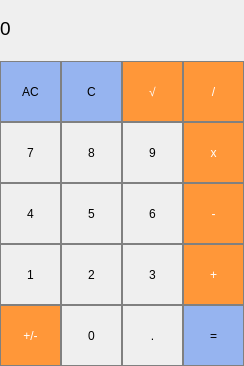
<?xml version="1.0" encoding="UTF-8"?>
<ui version="4.0">
 <class>CalcWindow</class>
 <widget class="QMainWindow" name="CalcWindow">
  <property name="geometry">
   <rect>
    <x>0</x>
    <y>0</y>
    <width>244</width>
    <height>366</height>
   </rect>
  </property>
  <property name="minimumSize">
   <size>
    <width>244</width>
    <height>366</height>
   </size>
  </property>
  <property name="maximumSize">
   <size>
    <width>244</width>
    <height>366</height>
   </size>
  </property>
  <property name="windowTitle">
   <string>CalcWindow</string>
  </property>
  <widget class="QWidget" name="centralwidget">
   <property name="sizePolicy">
    <sizepolicy hsizetype="Fixed" vsizetype="Fixed">
     <horstretch>0</horstretch>
     <verstretch>0</verstretch>
    </sizepolicy>
   </property>
   <property name="minimumSize">
    <size>
     <width>244</width>
     <height>366</height>
    </size>
   </property>
   <property name="maximumSize">
    <size>
     <width>244</width>
     <height>366</height>
    </size>
   </property>
   <widget class="QLabel" name="calc_result">
    <property name="geometry">
     <rect>
      <x>0</x>
      <y>-6</y>
      <width>244</width>
      <height>68</height>
     </rect>
    </property>
    <property name="font">
     <font>
      <pointsize>14</pointsize>
     </font>
    </property>
    <property name="styleSheet">
     <string notr="true">QLabel {
  qproperty-alignment: 'AlignVCenter | AlignRight';
  border: 1px solid gray;
}

background-color : white;</string>
    </property>
    <property name="text">
     <string>0</string>
    </property>
   </widget>
   <widget class="QPushButton" name="bt_AC">
    <property name="geometry">
     <rect>
      <x>0</x>
      <y>61</y>
      <width>61</width>
      <height>61</height>
     </rect>
    </property>
    <property name="styleSheet">
     <string notr="true">QPushButton {
  background-color: rgb(150,180, 240);
  border: 1px solid gray;
}
QPushButton:pressed {
    background-color: qlineargradient(x1: 0, y1: 0, x2: 0, y2: 1,
                                      stop: 0 #BEBEBE, stop: 1 #D7D7D7);
}</string>
    </property>
    <property name="text">
     <string>AC</string>
    </property>
    <property name="shortcut">
     <string>Del</string>
    </property>
   </widget>
   <widget class="QPushButton" name="bt_sqrt">
    <property name="geometry">
     <rect>
      <x>122</x>
      <y>61</y>
      <width>61</width>
      <height>61</height>
     </rect>
    </property>
    <property name="styleSheet">
     <string notr="true">QPushButton {
  background-color: rgb(255, 151, 57);
  color: white; 
  border: 1px solid gray;
}

QPushButton:pressed {
    background-color: qlineargradient(x1: 0, y1: 0, x2: 0, y2: 1,
                                      stop: 0 #FF7832, stop: 1 #FF9739);
}</string>
    </property>
    <property name="text">
     <string>√</string>
    </property>
   </widget>
   <widget class="QPushButton" name="bt_plus_minus">
    <property name="geometry">
     <rect>
      <x>0</x>
      <y>305</y>
      <width>61</width>
      <height>61</height>
     </rect>
    </property>
    <property name="styleSheet">
     <string notr="true">QPushButton {
  background-color: rgb(255, 151, 57);
  color: white; 
  border: 1px solid gray;
}

QPushButton:pressed {
    background-color: qlineargradient(x1: 0, y1: 0, x2: 0, y2: 1,
                                      stop: 0 #FF7832, stop: 1 #FF9739);
}</string>
    </property>
    <property name="text">
     <string>+/-</string>
    </property>
   </widget>
   <widget class="QPushButton" name="bt_divide">
    <property name="geometry">
     <rect>
      <x>183</x>
      <y>61</y>
      <width>61</width>
      <height>61</height>
     </rect>
    </property>
    <property name="styleSheet">
     <string notr="true">QPushButton {
  background-color: rgb(255, 151, 57);
  color: white; 
  border: 1px solid gray;
}

QPushButton:pressed {
    background-color: qlineargradient(x1: 0, y1: 0, x2: 0, y2: 1,
                                      stop: 0 #FF7832, stop: 1 #FF9739);
}</string>
    </property>
    <property name="text">
     <string>/</string>
    </property>
    <property name="shortcut">
     <string>/, /</string>
    </property>
   </widget>
   <widget class="QPushButton" name="bt_9">
    <property name="geometry">
     <rect>
      <x>122</x>
      <y>122</y>
      <width>61</width>
      <height>61</height>
     </rect>
    </property>
    <property name="styleSheet">
     <string notr="true">QPushButton {
   border: 1px solid gray;
}
QPushButton:pressed {
    background-color: qlineargradient(x1: 0, y1: 0, x2: 0, y2: 1,
                                      stop: 0 #dadbde, stop: 1 #f6f7fa);
}</string>
    </property>
    <property name="text">
     <string>9</string>
    </property>
    <property name="shortcut">
     <string>9</string>
    </property>
   </widget>
   <widget class="QPushButton" name="bt_7">
    <property name="geometry">
     <rect>
      <x>0</x>
      <y>122</y>
      <width>61</width>
      <height>61</height>
     </rect>
    </property>
    <property name="styleSheet">
     <string notr="true">QPushButton {
   border: 1px solid gray;
}
QPushButton:pressed {
    background-color: qlineargradient(x1: 0, y1: 0, x2: 0, y2: 1,
                                      stop: 0 #dadbde, stop: 1 #f6f7fa);
}</string>
    </property>
    <property name="text">
     <string>7</string>
    </property>
    <property name="shortcut">
     <string>7</string>
    </property>
   </widget>
   <widget class="QPushButton" name="bt_multiply">
    <property name="geometry">
     <rect>
      <x>183</x>
      <y>122</y>
      <width>61</width>
      <height>61</height>
     </rect>
    </property>
    <property name="styleSheet">
     <string notr="true">QPushButton {
  background-color: rgb(255, 151, 57);
  color: white; 
  border: 1px solid gray;
}

QPushButton:pressed {
    background-color: qlineargradient(x1: 0, y1: 0, x2: 0, y2: 1,
                                      stop: 0 #FF7832, stop: 1 #FF9739);
}</string>
    </property>
    <property name="text">
     <string>x</string>
    </property>
    <property name="shortcut">
     <string>*</string>
    </property>
   </widget>
   <widget class="QPushButton" name="bt_8">
    <property name="geometry">
     <rect>
      <x>61</x>
      <y>122</y>
      <width>61</width>
      <height>61</height>
     </rect>
    </property>
    <property name="styleSheet">
     <string notr="true">QPushButton {
   border: 1px solid gray;
}
QPushButton:pressed {
    background-color: qlineargradient(x1: 0, y1: 0, x2: 0, y2: 1,
                                      stop: 0 #dadbde, stop: 1 #f6f7fa);
}</string>
    </property>
    <property name="text">
     <string>8</string>
    </property>
    <property name="shortcut">
     <string>8</string>
    </property>
   </widget>
   <widget class="QPushButton" name="bt_6">
    <property name="geometry">
     <rect>
      <x>122</x>
      <y>183</y>
      <width>61</width>
      <height>61</height>
     </rect>
    </property>
    <property name="styleSheet">
     <string notr="true">QPushButton {
   border: 1px solid gray;
}
QPushButton:pressed {
    background-color: qlineargradient(x1: 0, y1: 0, x2: 0, y2: 1,
                                      stop: 0 #dadbde, stop: 1 #f6f7fa);
}</string>
    </property>
    <property name="text">
     <string>6</string>
    </property>
    <property name="shortcut">
     <string>6</string>
    </property>
   </widget>
   <widget class="QPushButton" name="bt_4">
    <property name="geometry">
     <rect>
      <x>0</x>
      <y>183</y>
      <width>61</width>
      <height>61</height>
     </rect>
    </property>
    <property name="styleSheet">
     <string notr="true">QPushButton {
   border: 1px solid gray;
}
QPushButton:pressed {
    background-color: qlineargradient(x1: 0, y1: 0, x2: 0, y2: 1,
                                      stop: 0 #dadbde, stop: 1 #f6f7fa);
}</string>
    </property>
    <property name="text">
     <string>4</string>
    </property>
    <property name="shortcut">
     <string>4</string>
    </property>
   </widget>
   <widget class="QPushButton" name="bt_minus">
    <property name="geometry">
     <rect>
      <x>183</x>
      <y>183</y>
      <width>61</width>
      <height>61</height>
     </rect>
    </property>
    <property name="styleSheet">
     <string notr="true">QPushButton {
  background-color: rgb(255, 151, 57);
  color: white; 
  border: 1px solid gray;
}

QPushButton:pressed {
    background-color: qlineargradient(x1: 0, y1: 0, x2: 0, y2: 1,
                                      stop: 0 #FF7832, stop: 1 #FF9739);
}</string>
    </property>
    <property name="text">
     <string>-</string>
    </property>
    <property name="shortcut">
     <string>-, -</string>
    </property>
   </widget>
   <widget class="QPushButton" name="bt_5">
    <property name="geometry">
     <rect>
      <x>61</x>
      <y>183</y>
      <width>61</width>
      <height>61</height>
     </rect>
    </property>
    <property name="styleSheet">
     <string notr="true">QPushButton {
   border: 1px solid gray;
}
QPushButton:pressed {
    background-color: qlineargradient(x1: 0, y1: 0, x2: 0, y2: 1,
                                      stop: 0 #dadbde, stop: 1 #f6f7fa);
}</string>
    </property>
    <property name="text">
     <string>5</string>
    </property>
    <property name="shortcut">
     <string>5</string>
    </property>
   </widget>
   <widget class="QPushButton" name="bt_3">
    <property name="geometry">
     <rect>
      <x>122</x>
      <y>244</y>
      <width>61</width>
      <height>61</height>
     </rect>
    </property>
    <property name="styleSheet">
     <string notr="true">QPushButton {
   border: 1px solid gray;
}
QPushButton:pressed {
    background-color: qlineargradient(x1: 0, y1: 0, x2: 0, y2: 1,
                                      stop: 0 #dadbde, stop: 1 #f6f7fa);
}</string>
    </property>
    <property name="text">
     <string>3</string>
    </property>
    <property name="shortcut">
     <string>3</string>
    </property>
   </widget>
   <widget class="QPushButton" name="bt_1">
    <property name="geometry">
     <rect>
      <x>0</x>
      <y>244</y>
      <width>61</width>
      <height>61</height>
     </rect>
    </property>
    <property name="styleSheet">
     <string notr="true">QPushButton {
   border: 1px solid gray;
}
QPushButton:pressed {
    background-color: qlineargradient(x1: 0, y1: 0, x2: 0, y2: 1,
                                      stop: 0 #dadbde, stop: 1 #f6f7fa);
}</string>
    </property>
    <property name="text">
     <string>1</string>
    </property>
    <property name="shortcut">
     <string>1</string>
    </property>
   </widget>
   <widget class="QPushButton" name="bt_plus">
    <property name="geometry">
     <rect>
      <x>183</x>
      <y>244</y>
      <width>61</width>
      <height>61</height>
     </rect>
    </property>
    <property name="styleSheet">
     <string notr="true">QPushButton {
  background-color: rgb(255, 151, 57);
  color: white; 
  border: 1px solid gray;
}

QPushButton:pressed {
    background-color: qlineargradient(x1: 0, y1: 0, x2: 0, y2: 1,
                                      stop: 0 #FF7832, stop: 1 #FF9739);
}</string>
    </property>
    <property name="text">
     <string>+</string>
    </property>
    <property name="shortcut">
     <string>+, +</string>
    </property>
   </widget>
   <widget class="QPushButton" name="bt_2">
    <property name="geometry">
     <rect>
      <x>61</x>
      <y>244</y>
      <width>61</width>
      <height>61</height>
     </rect>
    </property>
    <property name="styleSheet">
     <string notr="true">QPushButton {
   border: 1px solid gray;
}
QPushButton:pressed {
    background-color: qlineargradient(x1: 0, y1: 0, x2: 0, y2: 1,
                                      stop: 0 #dadbde, stop: 1 #f6f7fa);
}</string>
    </property>
    <property name="text">
     <string>2</string>
    </property>
    <property name="shortcut">
     <string>2</string>
    </property>
   </widget>
   <widget class="QPushButton" name="bt_comma">
    <property name="geometry">
     <rect>
      <x>122</x>
      <y>305</y>
      <width>61</width>
      <height>61</height>
     </rect>
    </property>
    <property name="styleSheet">
     <string notr="true">QPushButton {
   border: 1px solid gray;
}
QPushButton:pressed {
    background-color: qlineargradient(x1: 0, y1: 0, x2: 0, y2: 1,
                                      stop: 0 #dadbde, stop: 1 #f6f7fa);
}</string>
    </property>
    <property name="text">
     <string>.</string>
    </property>
    <property name="shortcut">
     <string>., .</string>
    </property>
   </widget>
   <widget class="QPushButton" name="bt_0">
    <property name="geometry">
     <rect>
      <x>61</x>
      <y>305</y>
      <width>61</width>
      <height>61</height>
     </rect>
    </property>
    <property name="styleSheet">
     <string notr="true">QPushButton {
   border: 1px solid gray;
}
QPushButton:pressed {
    background-color: qlineargradient(x1: 0, y1: 0, x2: 0, y2: 1,
                                      stop: 0 #dadbde, stop: 1 #f6f7fa);
}</string>
    </property>
    <property name="text">
     <string>0</string>
    </property>
    <property name="shortcut">
     <string>0</string>
    </property>
   </widget>
   <widget class="QPushButton" name="bt_equal">
    <property name="geometry">
     <rect>
      <x>183</x>
      <y>305</y>
      <width>61</width>
      <height>61</height>
     </rect>
    </property>
    <property name="styleSheet">
     <string notr="true">QPushButton {
  background-color: rgb(150,180, 240);
  border: 1px solid gray;
}
QPushButton:pressed {
    background-color: qlineargradient(x1: 0, y1: 0, x2: 0, y2: 1,
                                      stop: 0 #BEBEBE, stop: 1 #D7D7D7);
}</string>
    </property>
    <property name="text">
     <string>=</string>
    </property>
    <property name="shortcut">
     <string>Return, Enter</string>
    </property>
   </widget>
   <widget class="QPushButton" name="bt_backspace">
    <property name="geometry">
     <rect>
      <x>61</x>
      <y>61</y>
      <width>61</width>
      <height>61</height>
     </rect>
    </property>
    <property name="styleSheet">
     <string notr="true">QPushButton {
  background-color: rgb(150,180, 240);
  border: 1px solid gray;
}
QPushButton:pressed {
    background-color: qlineargradient(x1: 0, y1: 0, x2: 0, y2: 1,
                                      stop: 0 #BEBEBE, stop: 1 #D7D7D7);
}</string>
    </property>
    <property name="text">
     <string>C</string>
    </property>
    <property name="shortcut">
     <string>Backspace</string>
    </property>
   </widget>
   <widget class="QLabel" name="prev_result">
    <property name="geometry">
     <rect>
      <x>0</x>
      <y>0</y>
      <width>240</width>
      <height>20</height>
     </rect>
    </property>
    <property name="font">
     <font>
      <italic>true</italic>
     </font>
    </property>
    <property name="styleSheet">
     <string notr="true">QLabel {
  qproperty-alignment: 'AlignVCenter | AlignRight';
}

background-color : white;</string>
    </property>
    <property name="text">
     <string/>
    </property>
   </widget>
   <widget class="QLabel" name="calc_symbol">
    <property name="geometry">
     <rect>
      <x>4</x>
      <y>20</y>
      <width>20</width>
      <height>20</height>
     </rect>
    </property>
    <property name="font">
     <font>
      <pointsize>14</pointsize>
     </font>
    </property>
    <property name="text">
     <string/>
    </property>
   </widget>
  </widget>
 </widget>
 <resources/>
 <connections/>
</ui>
